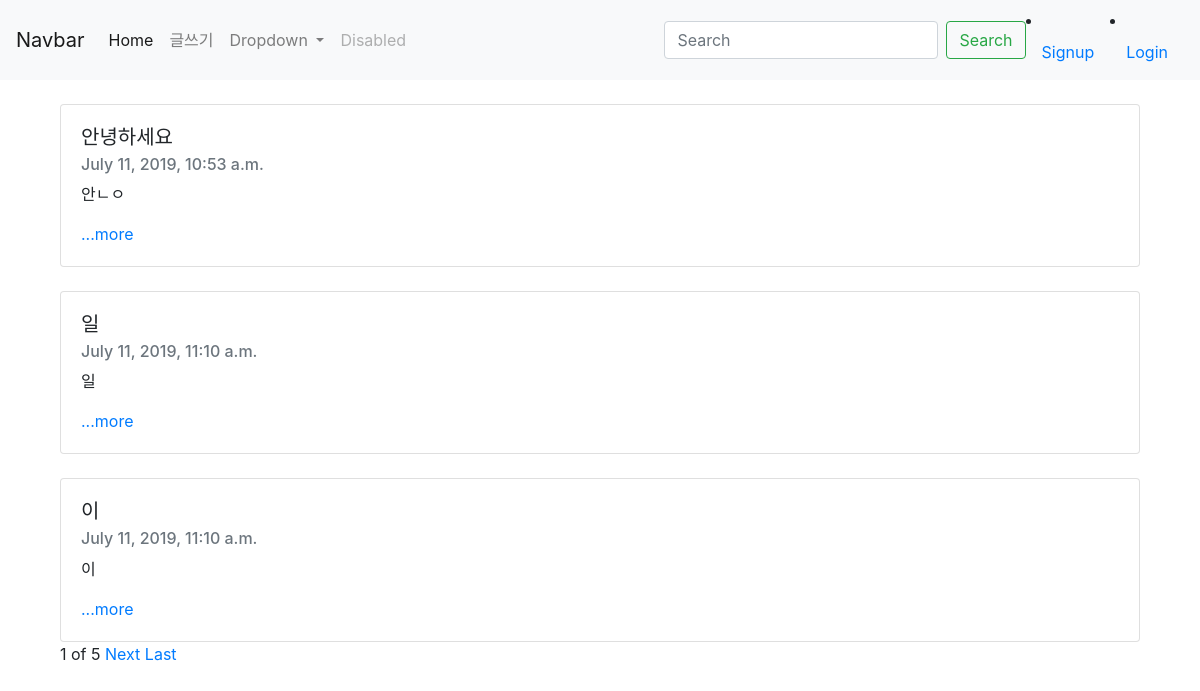
The page / on the database its author committed.
### lion/models.py (models this page shows, shortened)
class Lion(models.Model):
    title = models.CharField(max_length=200)
    pub_date = models.DateTimeField('date published')
    body = models.TextField()
    def summary(self):
        return self.body[:100]

### lion/views.py (the view)
# urls.py: 2. Add a URL to urlpatterns:  path('', views.home, name='home')
def home(request):
    blogs = Lion.objects
    blog_list=Lion.objects.all()
    paginator = Paginator(blog_list,3)
    page = request.GET.get('page')
    posts = paginator.get_page(page)
    return render(request, 'home.html', {'blogs': blogs, 'posts':posts})

### lion/templates/home.html (shortened to what this page needs)
{% extends 'base.html' %}
{% block content %}
    <div class="container">
        {% for blog in posts %}
      <br>
      <div class="card">
          <div class="card-body">
              <h5 class="card-title">{{blog.title}}</h5>
              <h6 class="card-subtitle mb-2 text-muted">{{blog.pub_date}}</h6>
              <p class="card-text">{{blog.summary}}</p>
              <a href="{%url 'detail' blog.id%}" class="card-link">...more</a>
          </div>
      </div>
      {%endfor%}
<span>{{posts.number}}</span>
<span>of</span>
<span>{{posts.paginator.num_pages}}</span>
{%if posts.has_next%}
<a href="?page={{posts.next_page_number}}">Next</a>
<a href="?page={{posts.paginator.num_pages}}">Last</a>
{%endif%}
    </div>
{% endblock %}

### mutsa/templates/base.html (shortened to what this page needs)
<head>
<link rel="stylesheet" href="https://stackpath.bootstrapcdn.com/bootstrap/4.3.1/css/bootstrap.min.css">
</head>
<body>
<nav class="navbar navbar-expand-lg navbar-light bg-light">
  <a class="navbar-brand" href="#">Navbar</a>
  <div class="collapse navbar-collapse" id="navbarSupportedContent">
    <ul class="navbar-nav mr-auto">
      <li class="nav-item active">
        <a class="nav-link" href="#">Home <span class="sr-only">(current)</span></a>
      </li>
      <li class="nav-item">
        <a class="nav-link" href="{% url 'new' %}">글쓰기</a>
      </li>
      <li class="nav-item dropdown">
        <a class="nav-link dropdown-toggle" href="#" id="navbarDropdown" role="button" data-toggle="dropdown" aria-haspopup="true" aria-expanded="false">
          Dropdown
        </a>
      </li>
      <li class="nav-item">
        <a class="nav-link disabled" href="#" tabindex="-1" aria-disabled="true">Disabled</a>
      </li>
    </ul>
    <form class="form-inline my-2 my-lg-0">
      <input class="form-control mr-sm-2" type="search" placeholder="Search" aria-label="Search">
      <button class="btn btn-outline-success my-2 my-sm-0" type="submit">Search</button>
    </form>
     {% if user.is_authenticated %}
                    <li class="nav-item dropdown">
                        <a class="nav-link dropdown-toggle" id="navbarDropdown" role="button" data-toggle="dropdown"
                            aria-haspopup="true" aria-expanded="false">환영합니다. {{ user.username }} 님!</a>
                        <div class="dropdown-menu" aria-labelledby="navbarDropdown">
                            <a class="dropdown-item" href="{% url 'new' %}">글쓰기</a>
                            <a class="dropdown-item" href="javascript:{document.getElementById('logout').submit()}">Logout</a>
                            <form id="logout" method="POST" action="{% url 'logout' %}">
                                {% csrf_token %} <input type="hidden" />
                            </form>
                        </div>
                    </li>
                    {% else %}
                    <li class="nav-item">
                        <a class="nav-item nav-link" href="{% url 'signup' %}">Signup</a>
                    </li>
                    <li class="nav-item">
                        <a class="nav-item nav-link" href="{% url 'login' %}">Login</a>
                    </li>
                    {% endif %}
  </div>
</nav>
<div class="container">
{% block content %}
{% endblock %}
</div>
  </body>

### rows shown on the page
Lion: title "안녕하세요", pub_date "July 11, 2019, 10:53 a.m.", summary "안ㄴㅇ"
Lion: title "일", pub_date "July 11, 2019, 11:10 a.m.", summary "일"
Lion: title "이", pub_date "July 11, 2019, 11:10 a.m.", summary "이"

### other values the page prints
{{ posts.number }} "1"
{{ posts.paginator.num_pages }} "5"
